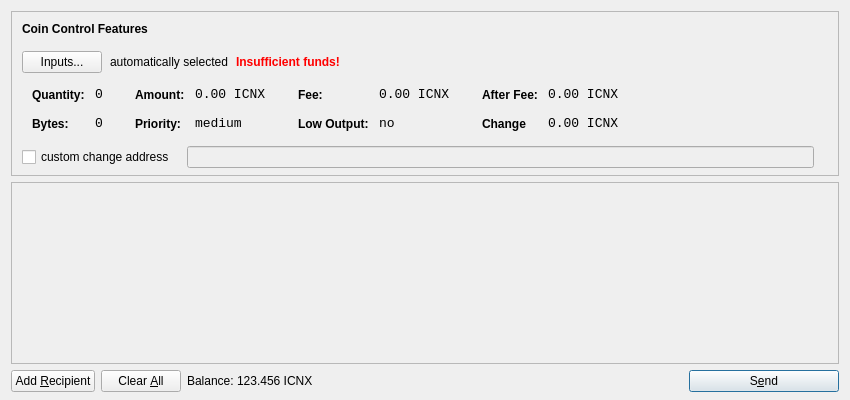
<?xml version="1.0" encoding="UTF-8"?>
<ui version="4.0">
 <class>SendCoinsDialog</class>
 <widget class="QDialog" name="SendCoinsDialog">
  <property name="geometry">
   <rect>
    <x>0</x>
    <y>0</y>
    <width>850</width>
    <height>400</height>
   </rect>
  </property>
  <property name="windowTitle">
   <string>Send Coins</string>
  </property>
  <layout class="QVBoxLayout" name="verticalLayout" stretch="0,1,0">
   <property name="bottomMargin">
    <number>8</number>
   </property>
   <item>
    <widget class="QFrame" name="frameCoinControl">
     <property name="sizePolicy">
      <sizepolicy hsizetype="Expanding" vsizetype="Expanding">
       <horstretch>0</horstretch>
       <verstretch>0</verstretch>
      </sizepolicy>
     </property>
     <property name="maximumSize">
      <size>
       <width>16777215</width>
       <height>16777215</height>
      </size>
     </property>
     <property name="frameShape">
      <enum>QFrame::StyledPanel</enum>
     </property>
     <property name="frameShadow">
      <enum>QFrame::Sunken</enum>
     </property>
     <layout class="QVBoxLayout" name="verticalLayoutCoinControl2">
      <property name="spacing">
       <number>-1</number>
      </property>
      <property name="leftMargin">
       <number>0</number>
      </property>
      <property name="topMargin">
       <number>0</number>
      </property>
      <property name="rightMargin">
       <number>0</number>
      </property>
      <property name="bottomMargin">
       <number>6</number>
      </property>
      <item>
       <layout class="QVBoxLayout" name="verticalLayoutCoinControl" stretch="0,0,0,0,1">
        <property name="spacing">
         <number>0</number>
        </property>
        <property name="leftMargin">
         <number>10</number>
        </property>
        <property name="topMargin">
         <number>10</number>
        </property>
        <item>
         <layout class="QHBoxLayout" name="horizontalLayoutCoinControl1">
          <property name="bottomMargin">
           <number>15</number>
          </property>
          <item>
           <widget class="QLabel" name="labelCoinControlFeatures">
            <property name="sizePolicy">
             <sizepolicy hsizetype="Preferred" vsizetype="Maximum">
              <horstretch>0</horstretch>
              <verstretch>0</verstretch>
             </sizepolicy>
            </property>
            <property name="font">
             <font>
              <weight>75</weight>
              <bold>true</bold>
             </font>
            </property>
            <property name="styleSheet">
             <string notr="true">font-weight:bold;</string>
            </property>
            <property name="text">
             <string>Coin Control Features</string>
            </property>
           </widget>
          </item>
         </layout>
        </item>
        <item>
         <layout class="QHBoxLayout" name="horizontalLayoutCoinControl2" stretch="0,0,0,0">
          <property name="spacing">
           <number>8</number>
          </property>
          <property name="bottomMargin">
           <number>10</number>
          </property>
          <item>
           <widget class="QPushButton" name="pushButtonCoinControl">
            <property name="styleSheet">
             <string notr="true"/>
            </property>
            <property name="text">
             <string>Inputs...</string>
            </property>
           </widget>
          </item>
          <item>
           <widget class="QLabel" name="labelCoinControlAutomaticallySelected">
            <property name="text">
             <string>automatically selected</string>
            </property>
            <property name="margin">
             <number>5</number>
            </property>
           </widget>
          </item>
          <item>
           <widget class="QLabel" name="labelCoinControlInsuffFunds">
            <property name="font">
             <font>
              <weight>75</weight>
              <bold>true</bold>
             </font>
            </property>
            <property name="styleSheet">
             <string notr="true">color:red;font-weight:bold;</string>
            </property>
            <property name="text">
             <string>Insufficient funds!</string>
            </property>
            <property name="margin">
             <number>5</number>
            </property>
           </widget>
          </item>
          <item>
           <spacer name="horizontalSpacerCoinControl">
            <property name="orientation">
             <enum>Qt::Horizontal</enum>
            </property>
            <property name="sizeHint" stdset="0">
             <size>
              <width>40</width>
              <height>1</height>
             </size>
            </property>
           </spacer>
          </item>
         </layout>
        </item>
        <item>
         <widget class="QWidget" name="widgetCoinControl" native="true">
          <property name="sizePolicy">
           <sizepolicy hsizetype="Preferred" vsizetype="Preferred">
            <horstretch>0</horstretch>
            <verstretch>0</verstretch>
           </sizepolicy>
          </property>
          <property name="minimumSize">
           <size>
            <width>0</width>
            <height>0</height>
           </size>
          </property>
          <property name="styleSheet">
           <string notr="true"/>
          </property>
          <layout class="QHBoxLayout" name="horizontalLayoutCoinControl5">
           <property name="margin">
            <number>0</number>
           </property>
           <item>
            <layout class="QHBoxLayout" name="horizontalLayoutCoinControl3" stretch="0,0,0,1">
             <property name="spacing">
              <number>20</number>
             </property>
             <property name="topMargin">
              <number>0</number>
             </property>
             <property name="bottomMargin">
              <number>10</number>
             </property>
             <item>
              <layout class="QFormLayout" name="formLayoutCoinControl1">
               <property name="horizontalSpacing">
                <number>10</number>
               </property>
               <property name="verticalSpacing">
                <number>14</number>
               </property>
               <property name="leftMargin">
                <number>10</number>
               </property>
               <property name="topMargin">
                <number>4</number>
               </property>
               <property name="rightMargin">
                <number>6</number>
               </property>
               <item row="0" column="0">
                <widget class="QLabel" name="labelCoinControlQuantityText">
                 <property name="styleSheet">
                  <string notr="true">font-weight:bold;</string>
                 </property>
                 <property name="text">
                  <string>Quantity:</string>
                 </property>
                 <property name="margin">
                  <number>0</number>
                 </property>
                </widget>
               </item>
               <item row="0" column="1">
                <widget class="QLabel" name="labelCoinControlQuantity">
                 <property name="font">
                  <font>
                   <family>Monospace</family>
                   <pointsize>10</pointsize>
                  </font>
                 </property>
                 <property name="cursor">
                  <cursorShape>IBeamCursor</cursorShape>
                 </property>
                 <property name="contextMenuPolicy">
                  <enum>Qt::ActionsContextMenu</enum>
                 </property>
                 <property name="text">
                  <string>0</string>
                 </property>
                 <property name="margin">
                  <number>0</number>
                 </property>
                 <property name="textInteractionFlags">
                  <set>Qt::LinksAccessibleByMouse|Qt::TextSelectableByKeyboard|Qt::TextSelectableByMouse</set>
                 </property>
                </widget>
               </item>
               <item row="1" column="0">
                <widget class="QLabel" name="labelCoinControlBytesText">
                 <property name="styleSheet">
                  <string notr="true">font-weight:bold;</string>
                 </property>
                 <property name="text">
                  <string>Bytes:</string>
                 </property>
                </widget>
               </item>
               <item row="1" column="1">
                <widget class="QLabel" name="labelCoinControlBytes">
                 <property name="font">
                  <font>
                   <family>Monospace</family>
                   <pointsize>10</pointsize>
                  </font>
                 </property>
                 <property name="cursor">
                  <cursorShape>IBeamCursor</cursorShape>
                 </property>
                 <property name="contextMenuPolicy">
                  <enum>Qt::ActionsContextMenu</enum>
                 </property>
                 <property name="text">
                  <string>0</string>
                 </property>
                 <property name="textInteractionFlags">
                  <set>Qt::LinksAccessibleByMouse|Qt::TextSelectableByKeyboard|Qt::TextSelectableByMouse</set>
                 </property>
                </widget>
               </item>
              </layout>
             </item>
             <item>
              <layout class="QFormLayout" name="formLayoutCoinControl2">
               <property name="horizontalSpacing">
                <number>10</number>
               </property>
               <property name="verticalSpacing">
                <number>14</number>
               </property>
               <property name="leftMargin">
                <number>6</number>
               </property>
               <property name="topMargin">
                <number>4</number>
               </property>
               <property name="rightMargin">
                <number>6</number>
               </property>
               <item row="0" column="0">
                <widget class="QLabel" name="labelCoinControlAmountText">
                 <property name="styleSheet">
                  <string notr="true">font-weight:bold;</string>
                 </property>
                 <property name="text">
                  <string>Amount:</string>
                 </property>
                 <property name="margin">
                  <number>0</number>
                 </property>
                </widget>
               </item>
               <item row="0" column="1">
                <widget class="QLabel" name="labelCoinControlAmount">
                 <property name="font">
                  <font>
                   <family>Monospace</family>
                   <pointsize>10</pointsize>
                  </font>
                 </property>
                 <property name="cursor">
                  <cursorShape>IBeamCursor</cursorShape>
                 </property>
                 <property name="contextMenuPolicy">
                  <enum>Qt::ActionsContextMenu</enum>
                 </property>
                 <property name="text">
                  <string>0.00 ICNX</string>
                 </property>
                 <property name="textInteractionFlags">
                  <set>Qt::LinksAccessibleByMouse|Qt::TextSelectableByKeyboard|Qt::TextSelectableByMouse</set>
                 </property>
                </widget>
               </item>
               <item row="1" column="0">
                <widget class="QLabel" name="labelCoinControlPriorityText">
                 <property name="styleSheet">
                  <string notr="true">font-weight:bold;</string>
                 </property>
                 <property name="text">
                  <string>Priority:</string>
                 </property>
                </widget>
               </item>
               <item row="1" column="1">
                <widget class="QLabel" name="labelCoinControlPriority">
                 <property name="font">
                  <font>
                   <family>Monospace</family>
                   <pointsize>10</pointsize>
                  </font>
                 </property>
                 <property name="cursor">
                  <cursorShape>IBeamCursor</cursorShape>
                 </property>
                 <property name="contextMenuPolicy">
                  <enum>Qt::ActionsContextMenu</enum>
                 </property>
                 <property name="text">
                  <string>medium</string>
                 </property>
                 <property name="textInteractionFlags">
                  <set>Qt::LinksAccessibleByMouse|Qt::TextSelectableByKeyboard|Qt::TextSelectableByMouse</set>
                 </property>
                </widget>
               </item>
              </layout>
             </item>
             <item>
              <layout class="QFormLayout" name="formLayoutCoinControl3">
               <property name="horizontalSpacing">
                <number>10</number>
               </property>
               <property name="verticalSpacing">
                <number>14</number>
               </property>
               <property name="leftMargin">
                <number>6</number>
               </property>
               <property name="topMargin">
                <number>4</number>
               </property>
               <property name="rightMargin">
                <number>6</number>
               </property>
               <item row="0" column="0">
                <widget class="QLabel" name="labelCoinControlFeeText">
                 <property name="styleSheet">
                  <string notr="true">font-weight:bold;</string>
                 </property>
                 <property name="text">
                  <string>Fee:</string>
                 </property>
                 <property name="margin">
                  <number>0</number>
                 </property>
                </widget>
               </item>
               <item row="0" column="1">
                <widget class="QLabel" name="labelCoinControlFee">
                 <property name="font">
                  <font>
                   <family>Monospace</family>
                   <pointsize>10</pointsize>
                  </font>
                 </property>
                 <property name="cursor">
                  <cursorShape>IBeamCursor</cursorShape>
                 </property>
                 <property name="contextMenuPolicy">
                  <enum>Qt::ActionsContextMenu</enum>
                 </property>
                 <property name="text">
                  <string>0.00 ICNX</string>
                 </property>
                 <property name="textInteractionFlags">
                  <set>Qt::LinksAccessibleByMouse|Qt::TextSelectableByKeyboard|Qt::TextSelectableByMouse</set>
                 </property>
                </widget>
               </item>
               <item row="1" column="0">
                <widget class="QLabel" name="labelCoinControlLowOutputText">
                 <property name="styleSheet">
                  <string notr="true">font-weight:bold;</string>
                 </property>
                 <property name="text">
                  <string>Low Output:</string>
                 </property>
                </widget>
               </item>
               <item row="1" column="1">
                <widget class="QLabel" name="labelCoinControlLowOutput">
                 <property name="font">
                  <font>
                   <family>Monospace</family>
                   <pointsize>10</pointsize>
                  </font>
                 </property>
                 <property name="cursor">
                  <cursorShape>IBeamCursor</cursorShape>
                 </property>
                 <property name="contextMenuPolicy">
                  <enum>Qt::ActionsContextMenu</enum>
                 </property>
                 <property name="text">
                  <string>no</string>
                 </property>
                 <property name="textInteractionFlags">
                  <set>Qt::LinksAccessibleByMouse|Qt::TextSelectableByKeyboard|Qt::TextSelectableByMouse</set>
                 </property>
                </widget>
               </item>
              </layout>
             </item>
             <item>
              <layout class="QFormLayout" name="formLayoutCoinControl4">
               <property name="horizontalSpacing">
                <number>10</number>
               </property>
               <property name="verticalSpacing">
                <number>14</number>
               </property>
               <property name="leftMargin">
                <number>6</number>
               </property>
               <property name="topMargin">
                <number>4</number>
               </property>
               <property name="rightMargin">
                <number>6</number>
               </property>
               <item row="0" column="0">
                <widget class="QLabel" name="labelCoinControlAfterFeeText">
                 <property name="styleSheet">
                  <string notr="true">font-weight:bold;</string>
                 </property>
                 <property name="text">
                  <string>After Fee:</string>
                 </property>
                 <property name="margin">
                  <number>0</number>
                 </property>
                </widget>
               </item>
               <item row="0" column="1">
                <widget class="QLabel" name="labelCoinControlAfterFee">
                 <property name="font">
                  <font>
                   <family>Monospace</family>
                   <pointsize>10</pointsize>
                  </font>
                 </property>
                 <property name="cursor">
                  <cursorShape>IBeamCursor</cursorShape>
                 </property>
                 <property name="contextMenuPolicy">
                  <enum>Qt::ActionsContextMenu</enum>
                 </property>
                 <property name="text">
                  <string>0.00 ICNX</string>
                 </property>
                 <property name="textInteractionFlags">
                  <set>Qt::LinksAccessibleByMouse|Qt::TextSelectableByKeyboard|Qt::TextSelectableByMouse</set>
                 </property>
                </widget>
               </item>
               <item row="1" column="0">
                <widget class="QLabel" name="labelCoinControlChangeText">
                 <property name="styleSheet">
                  <string notr="true">font-weight:bold;</string>
                 </property>
                 <property name="text">
                  <string>Change</string>
                 </property>
                </widget>
               </item>
               <item row="1" column="1">
                <widget class="QLabel" name="labelCoinControlChange">
                 <property name="font">
                  <font>
                   <family>Monospace</family>
                   <pointsize>10</pointsize>
                  </font>
                 </property>
                 <property name="cursor">
                  <cursorShape>IBeamCursor</cursorShape>
                 </property>
                 <property name="contextMenuPolicy">
                  <enum>Qt::ActionsContextMenu</enum>
                 </property>
                 <property name="text">
                  <string>0.00 ICNX</string>
                 </property>
                 <property name="textInteractionFlags">
                  <set>Qt::LinksAccessibleByMouse|Qt::TextSelectableByKeyboard|Qt::TextSelectableByMouse</set>
                 </property>
                </widget>
               </item>
              </layout>
             </item>
            </layout>
           </item>
          </layout>
         </widget>
        </item>
        <item>
         <layout class="QHBoxLayout" name="horizontalLayoutCoinControl4" stretch="0,0,0">
          <property name="spacing">
           <number>12</number>
          </property>
          <property name="sizeConstraint">
           <enum>QLayout::SetDefaultConstraint</enum>
          </property>
          <property name="topMargin">
           <number>5</number>
          </property>
          <property name="rightMargin">
           <number>5</number>
          </property>
          <item>
           <widget class="QCheckBox" name="checkBoxCoinControlChange">
            <property name="text">
             <string>custom change address</string>
            </property>
           </widget>
          </item>
          <item>
           <widget class="QLineEdit" name="lineEditCoinControlChange">
            <property name="enabled">
             <bool>false</bool>
            </property>
            <property name="sizePolicy">
             <sizepolicy hsizetype="Expanding" vsizetype="Fixed">
              <horstretch>0</horstretch>
              <verstretch>0</verstretch>
             </sizepolicy>
            </property>
           </widget>
          </item>
          <item>
           <widget class="QLabel" name="labelCoinControlChangeLabel">
            <property name="sizePolicy">
             <sizepolicy hsizetype="Preferred" vsizetype="Expanding">
              <horstretch>0</horstretch>
              <verstretch>0</verstretch>
             </sizepolicy>
            </property>
            <property name="minimumSize">
             <size>
              <width>0</width>
              <height>0</height>
             </size>
            </property>
            <property name="text">
             <string/>
            </property>
            <property name="margin">
             <number>3</number>
            </property>
           </widget>
          </item>
         </layout>
        </item>
        <item>
         <spacer name="verticalSpacerCoinControl">
          <property name="orientation">
           <enum>Qt::Vertical</enum>
          </property>
          <property name="sizeHint" stdset="0">
           <size>
            <width>800</width>
            <height>1</height>
           </size>
          </property>
         </spacer>
        </item>
       </layout>
      </item>
     </layout>
    </widget>
   </item>
   <item>
    <widget class="QScrollArea" name="scrollArea">
     <property name="widgetResizable">
      <bool>true</bool>
     </property>
     <widget class="QWidget" name="scrollAreaWidgetContents">
      <property name="geometry">
       <rect>
        <x>0</x>
        <y>0</y>
        <width>830</width>
        <height>165</height>
       </rect>
      </property>
      <layout class="QVBoxLayout" name="verticalLayout_2">
       <property name="margin">
        <number>0</number>
       </property>
       <item>
        <layout class="QVBoxLayout" name="entries">
         <property name="spacing">
          <number>6</number>
         </property>
        </layout>
       </item>
       <item>
        <spacer name="verticalSpacer">
         <property name="orientation">
          <enum>Qt::Vertical</enum>
         </property>
         <property name="sizeHint" stdset="0">
          <size>
           <width>20</width>
           <height>40</height>
          </size>
         </property>
        </spacer>
       </item>
      </layout>
     </widget>
    </widget>
   </item>
   <item>
    <layout class="QHBoxLayout" name="horizontalLayout">
     <item>
      <widget class="QPushButton" name="addButton">
       <property name="toolTip">
        <string>Send to multiple recipients at once</string>
       </property>
       <property name="text">
        <string>Add &amp;Recipient</string>
       </property>
       <property name="icon">
        <iconset resource="../bitcoin.qrc">
         <normaloff>:/icons/add</normaloff>:/icons/add</iconset>
       </property>
       <property name="autoDefault">
        <bool>false</bool>
       </property>
      </widget>
     </item>
     <item>
      <widget class="QPushButton" name="clearButton">
       <property name="sizePolicy">
        <sizepolicy hsizetype="Minimum" vsizetype="Fixed">
         <horstretch>0</horstretch>
         <verstretch>0</verstretch>
        </sizepolicy>
       </property>
       <property name="toolTip">
        <string>Remove all transaction fields</string>
       </property>
       <property name="text">
        <string>Clear &amp;All</string>
       </property>
       <property name="icon">
        <iconset resource="../bitcoin.qrc">
         <normaloff>:/icons/remove</normaloff>:/icons/remove</iconset>
       </property>
       <property name="autoRepeatDelay">
        <number>300</number>
       </property>
       <property name="autoDefault">
        <bool>false</bool>
       </property>
      </widget>
     </item>
     <item>
      <layout class="QHBoxLayout" name="horizontalLayout_2">
       <property name="spacing">
        <number>3</number>
       </property>
       <item>
        <widget class="QLabel" name="label">
         <property name="sizePolicy">
          <sizepolicy hsizetype="Preferred" vsizetype="Fixed">
           <horstretch>0</horstretch>
           <verstretch>0</verstretch>
          </sizepolicy>
         </property>
         <property name="text">
          <string>Balance:</string>
         </property>
        </widget>
       </item>
       <item>
        <widget class="QLabel" name="labelBalance">
         <property name="sizePolicy">
          <sizepolicy hsizetype="Preferred" vsizetype="Fixed">
           <horstretch>0</horstretch>
           <verstretch>0</verstretch>
          </sizepolicy>
         </property>
         <property name="cursor">
          <cursorShape>IBeamCursor</cursorShape>
         </property>
         <property name="text">
          <string>123.456 ICNX</string>
         </property>
         <property name="textInteractionFlags">
          <set>Qt::LinksAccessibleByMouse|Qt::TextSelectableByKeyboard|Qt::TextSelectableByMouse</set>
         </property>
        </widget>
       </item>
      </layout>
     </item>
     <item>
      <spacer name="horizontalSpacer">
       <property name="orientation">
        <enum>Qt::Horizontal</enum>
       </property>
       <property name="sizeHint" stdset="0">
        <size>
         <width>40</width>
         <height>20</height>
        </size>
       </property>
      </spacer>
     </item>
     <item>
      <widget class="QPushButton" name="sendButton">
       <property name="minimumSize">
        <size>
         <width>150</width>
         <height>0</height>
        </size>
       </property>
       <property name="toolTip">
        <string>Confirm the send action</string>
       </property>
       <property name="text">
        <string>S&amp;end</string>
       </property>
       <property name="icon">
        <iconset resource="../bitcoin.qrc">
         <normaloff>:/icons/send</normaloff>:/icons/send</iconset>
       </property>
       <property name="default">
        <bool>true</bool>
       </property>
      </widget>
     </item>
    </layout>
   </item>
  </layout>
 </widget>
 <resources>
  <include location="../bitcoin.qrc"/>
 </resources>
 <connections/>
</ui>
